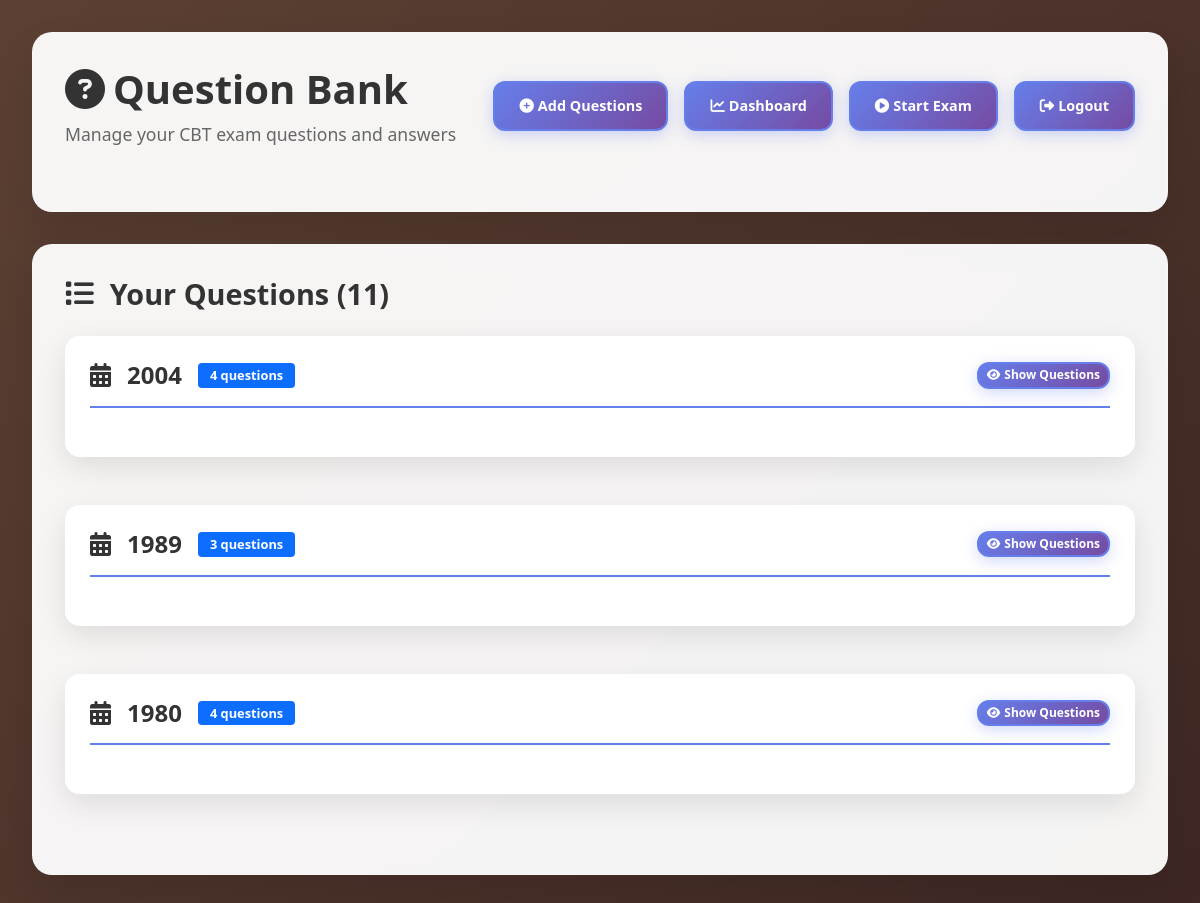
The page /questions (signed in) on the database its author committed.
### models.py (models this page shows, shortened)
class ExamSession(db.Model):
    subject_id = db.Column(db.Integer, db.ForeignKey('subject.subject_id', name='fk_examsession_subject'), primary_key=True)
    session_id = db.Column(db.String(100), primary_key=True)
    exam_session = db.Column(db.String(100), nullable=False)
    Subject = db.relationship('Subject', backref=db.backref('exam_sessions', lazy=True))

### app.py (the view)
@app.route('/questions')
@login_required
def questions():
    user_id = session['user_id']
    user_questions = Question.query.filter_by(user_id=user_id).order_by(Question.created_at.desc()).all()
    questions_by_session = {}
    for question in user_questions:
        session_key = question.session or 'No Session'
        if session_key not in questions_by_session:
            questions_by_session[session_key] = []
        questions_by_session[session_key].append(question)
    sorted_sessions = {}
    no_session_questions = questions_by_session.pop('No Session', [])
    for session_name in sorted(questions_by_session.keys(), reverse=True):
        sorted_sessions[session_name] = questions_by_session[session_name]
    if no_session_questions:
        sorted_sessions['No Session'] = no_session_questions
    return render_template('questions.html', questions_by_session=sorted_sessions, total_questions=len(user_questions))

### app.py (called while the page is built)
def login_required(f):
    @wraps(f)
    def decorated_function(*args, **kwargs):
        if 'user_id' not in session:
            return redirect(url_for('login'))
        return f(*args, **kwargs)
    return decorated_function

### models.py (called while the page is built)
    @property
    def subject(self):
        return self.Subject.subject_name if self.Subject else None

    @property
    def session(self):
        return self.ExamSession.exam_session if self.ExamSession else None

### templates/questions.html (shortened to what this page needs)
<!DOCTYPE html>
<html lang="en">
<head>
    <link href="https://cdn.jsdelivr.net/npm/bootstrap@5.3.0/dist/css/bootstrap.min.css" rel="stylesheet">
    <link rel="stylesheet" href="https://cdnjs.cloudflare.com/ajax/libs/font-awesome/6.4.0/css/all.min.css">
    <link rel="stylesheet" href="{{url_for('static', filename = '/css/bootstrap.min.css')}}">
</head>
<body>
    <div class="questions-container">
        <div class="header-section">
            <div class="welcome-section">
                <div class="welcome-text">
                    <h1><i class="fas fa-question-circle me-2"></i>Question Bank</h1>
                    <p>Manage your CBT exam questions and answers</p>
                </div>
                <div class="nav-buttons">
                    <a href="{{ url_for('select_subject_session') }}" class="btn-nav">
                        <i class="fas fa-plus-circle me-1"></i>Add Questions
                    </a>
                    <a href="{{ url_for('dashboard') }}" class="btn-nav">
                        <i class="fas fa-chart-line me-1"></i>Dashboard
                    </a>
                    <a href="{{ url_for('cbt_interface') }}" class="btn-nav">
                        <i class="fas fa-play-circle me-1"></i>Start Exam
                    </a>
                    <a href="{{ url_for('logout') }}" class="btn-nav">
                        <i class="fas fa-sign-out-alt me-1"></i>Logout
                    </a>
                </div>
            </div>
        </div>
        <div class="questions-list-section">
            <h2 class="section-title">
                <i class="fas fa-list me-2"></i>Your Questions ({{ total_questions }})
            </h2>
            {% if questions_by_session %}
                {% for session_name, session_questions in questions_by_session.items() %}
                <div class="session-section mb-5">
                    <div class="session-header">
                        <h3 class="session-title">
                            <i class="fas fa-calendar-alt me-2"></i>{{ session_name }}
                            <span class="badge bg-primary ms-2">{{ session_questions|length }} questions</span>
                            <button class="btn-nav toggle-btn" data-session="{{ session_name|replace(' ', '_') }}" style="margin-left: auto; font-size: 0.75rem; padding: 0.25rem 0.5rem;">
                                <i class="fas fa-eye me-1"></i><span>Show Questions</span>
                            </button>
                        </h3>
                    </div>
                </div>
                {% endfor %}
            {% else %}
                <div class="no-questions">
                    <i class="fas fa-question-circle"></i>
                    <h4>No Questions Yet</h4>
                    <p><a href="{{ url_for('select_subject_session') }}" class="text-primary">Click here to add your first question</a></p>
                </div>
            {% endif %}
        </div>
    </div>
</body>
</html>

### templates/questions.html (style rules this page uses)
body { background-size: cover, auto; background-attachment: fixed; min-height: 100vh; font-family: 'Segoe UI', Tahoma, Geneva, Verdana, sans-serif; }
.questions-container { max-width: 1400px; margin: 0 auto; padding: 2rem; }
.header-section { background: rgba(255, 255, 255, 0.95); backdrop-filter: blur(10px); border-radius: 20px; padding: 2rem; margin-bottom: 2rem; box-shadow: 0 20px 40px rgba(0, 0, 0, 0.1); border: 1px solid rgba(255, 255, 255, 0.2); }
.welcome-section { display: flex; justify-content: space-between; align-items: center; flex-wrap: wrap; gap: 1rem; margin-bottom: 2rem; }
.welcome-text h1 { color: #333; margin: 0; font-size: 2.5rem; font-weight: 700; }
.welcome-text p { color: #666; margin: 0.5rem 0 0 0; font-size: 1.1rem; }
.nav-buttons { display: flex; gap: 1rem; flex-wrap: wrap; justify-content: flex-end; min-height: 40px; padding: 0.5rem 0; }
.btn-nav { background: linear-gradient(135deg, #667eea 0%, #764ba2 100%); border: 2px solid #667eea; border-radius: 12px; padding: 0.75rem 1.5rem; color: white; text-decoration: none; font-weight: 600; font-size: 0.9rem; transition: all 0.3s ease; box-shadow: 0 4px 15px rgba(102, 126, 234, 0.3); display: inline-block; }
.section-title { color: #333; font-size: 1.8rem; font-weight: 700; margin-bottom: 1.5rem; display: flex; align-items: center; gap: 0.5rem; }
.questions-list-section { background: rgba(255, 255, 255, 0.95); backdrop-filter: blur(10px); border-radius: 20px; padding: 2rem; box-shadow: 0 20px 40px rgba(0, 0, 0, 0.1); border: 1px solid rgba(255, 255, 255, 0.2); }
.session-section { background: rgba(255, 255, 255, 0.95); backdrop-filter: blur(10px); border-radius: 15px; padding: 1.5rem; box-shadow: 0 10px 30px rgba(0, 0, 0, 0.1); border: 1px solid rgba(255, 255, 255, 0.2); margin-bottom: 2rem; }
.session-header { border-bottom: 2px solid #667eea; padding-bottom: 1rem; margin-bottom: 1.5rem; }
.session-title { color: #333; font-size: 1.5rem; font-weight: 700; margin: 0; display: flex; align-items: center; gap: 0.5rem; }
.session-title .badge { font-size: 0.8rem; padding: 0.375rem 0.75rem; }
.toggle-btn { margin-left: auto !important; }

### rows shown on the page
ExamSession: exam_session "2004", session_questions "4"
ExamSession: exam_session "1989", session_questions "3"
ExamSession: exam_session "1980", session_questions "4"

### other values the page prints
{{ total_questions }} "11"
